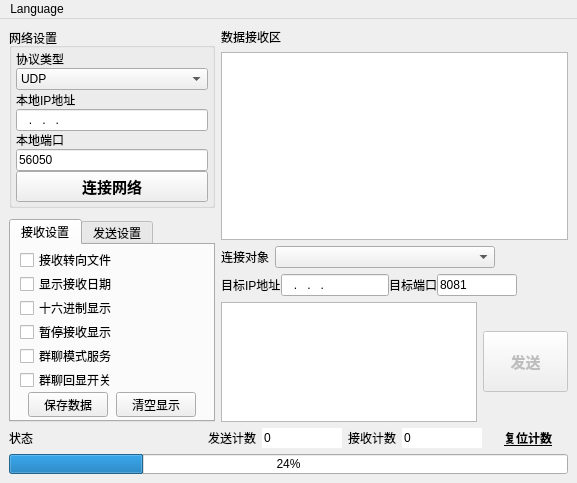
<?xml version="1.0" encoding="UTF-8"?>
<ui version="4.0">
 <class>MainWindow</class>
 <widget class="QMainWindow" name="MainWindow">
  <property name="geometry">
   <rect>
    <x>0</x>
    <y>0</y>
    <width>577</width>
    <height>483</height>
   </rect>
  </property>
  <property name="windowTitle">
   <string>网络调试助手</string>
  </property>
  <widget class="QWidget" name="centralwidget">
   <layout class="QVBoxLayout" name="verticalLayout_3">
    <item>
     <layout class="QHBoxLayout" name="horizontalLayout_5">
      <item>
       <layout class="QVBoxLayout" name="verticalLayout">
        <property name="spacing">
         <number>2</number>
        </property>
        <item>
         <widget class="QGroupBox" name="groupBox_2">
          <property name="sizePolicy">
           <sizepolicy hsizetype="Expanding" vsizetype="Expanding">
            <horstretch>0</horstretch>
            <verstretch>0</verstretch>
           </sizepolicy>
          </property>
          <property name="minimumSize">
           <size>
            <width>160</width>
            <height>180</height>
           </size>
          </property>
          <property name="maximumSize">
           <size>
            <width>350</width>
            <height>500</height>
           </size>
          </property>
          <property name="autoFillBackground">
           <bool>true</bool>
          </property>
          <property name="title">
           <string>网络设置</string>
          </property>
          <property name="alignment">
           <set>Qt::AlignLeading|Qt::AlignLeft|Qt::AlignTop</set>
          </property>
          <property name="flat">
           <bool>false</bool>
          </property>
          <property name="checkable">
           <bool>false</bool>
          </property>
          <layout class="QVBoxLayout" name="verticalLayout_7">
           <property name="spacing">
            <number>0</number>
           </property>
           <property name="leftMargin">
            <number>4</number>
           </property>
           <property name="topMargin">
            <number>2</number>
           </property>
           <property name="rightMargin">
            <number>4</number>
           </property>
           <property name="bottomMargin">
            <number>3</number>
           </property>
           <item>
            <widget class="QLabel" name="label">
             <property name="lineWidth">
              <number>0</number>
             </property>
             <property name="text">
              <string>协议类型</string>
             </property>
             <property name="margin">
              <number>0</number>
             </property>
            </widget>
           </item>
           <item>
            <widget class="QComboBox" name="cBoxNetType">
             <property name="sizePolicy">
              <sizepolicy hsizetype="Preferred" vsizetype="Preferred">
               <horstretch>0</horstretch>
               <verstretch>0</verstretch>
              </sizepolicy>
             </property>
             <item>
              <property name="text">
               <string>UDP</string>
              </property>
             </item>
             <item>
              <property name="text">
               <string>TCP服务器</string>
              </property>
             </item>
             <item>
              <property name="text">
               <string>TCP客户端</string>
              </property>
             </item>
            </widget>
           </item>
           <item>
            <widget class="QLabel" name="label_IP">
             <property name="text">
              <string>本地IP地址</string>
             </property>
            </widget>
           </item>
           <item>
            <widget class="QLineEdit" name="lEditIpAddr">
             <property name="sizePolicy">
              <sizepolicy hsizetype="Preferred" vsizetype="Preferred">
               <horstretch>0</horstretch>
               <verstretch>0</verstretch>
              </sizepolicy>
             </property>
             <property name="inputMask">
              <string>000.000.000.000</string>
             </property>
            </widget>
           </item>
           <item>
            <widget class="QLabel" name="label_Port">
             <property name="text">
              <string>本地端口</string>
             </property>
            </widget>
           </item>
           <item>
            <widget class="QLineEdit" name="lEditIpPort">
             <property name="sizePolicy">
              <sizepolicy hsizetype="Preferred" vsizetype="Preferred">
               <horstretch>0</horstretch>
               <verstretch>0</verstretch>
              </sizepolicy>
             </property>
             <property name="layoutDirection">
              <enum>Qt::LeftToRight</enum>
             </property>
             <property name="inputMask">
              <string/>
             </property>
             <property name="text">
              <string>56050</string>
             </property>
            </widget>
           </item>
           <item>
            <widget class="QPushButton" name="pBtnNetCnnt">
             <property name="sizePolicy">
              <sizepolicy hsizetype="Preferred" vsizetype="Preferred">
               <horstretch>0</horstretch>
               <verstretch>0</verstretch>
              </sizepolicy>
             </property>
             <property name="minimumSize">
              <size>
               <width>0</width>
               <height>30</height>
              </size>
             </property>
             <property name="maximumSize">
              <size>
               <width>350</width>
               <height>60</height>
              </size>
             </property>
             <property name="font">
              <font>
               <pointsize>11</pointsize>
               <weight>75</weight>
               <bold>true</bold>
              </font>
             </property>
             <property name="text">
              <string>连接网络</string>
             </property>
             <property name="icon">
              <iconset>
               <activeoff>NetOff.png</activeoff>
               <activeon>NetOn.png</activeon>
               <selectedoff>:/mqrc/mqrc/NetOff.png</selectedoff>
               <selectedon>:/mqrc/mqrc/NetOn.png</selectedon>
              </iconset>
             </property>
             <property name="iconSize">
              <size>
               <width>20</width>
               <height>20</height>
              </size>
             </property>
             <property name="checkable">
              <bool>true</bool>
             </property>
            </widget>
           </item>
          </layout>
         </widget>
        </item>
        <item>
         <spacer name="verticalSpacer_2">
          <property name="orientation">
           <enum>Qt::Vertical</enum>
          </property>
          <property name="sizeHint" stdset="0">
           <size>
            <width>152</width>
            <height>13</height>
           </size>
          </property>
         </spacer>
        </item>
        <item>
         <widget class="QTabWidget" name="Tabs_SndRcv">
          <property name="sizePolicy">
           <sizepolicy hsizetype="Expanding" vsizetype="Expanding">
            <horstretch>0</horstretch>
            <verstretch>0</verstretch>
           </sizepolicy>
          </property>
          <property name="minimumSize">
           <size>
            <width>165</width>
            <height>150</height>
           </size>
          </property>
          <property name="maximumSize">
           <size>
            <width>350</width>
            <height>500</height>
           </size>
          </property>
          <property name="currentIndex">
           <number>0</number>
          </property>
          <widget class="QWidget" name="tab">
           <attribute name="title">
            <string>接收设置</string>
           </attribute>
           <layout class="QVBoxLayout" name="verticalLayout_8">
            <property name="spacing">
             <number>2</number>
            </property>
            <property name="topMargin">
             <number>3</number>
            </property>
            <property name="bottomMargin">
             <number>3</number>
            </property>
            <item>
             <layout class="QVBoxLayout" name="verticalLayout_5">
              <property name="spacing">
               <number>0</number>
              </property>
              <property name="bottomMargin">
               <number>0</number>
              </property>
              <item>
               <layout class="QVBoxLayout" name="verticalLayout_4">
                <property name="spacing">
                 <number>0</number>
                </property>
                <item>
                 <widget class="QCheckBox" name="StartRcvFile">
                  <property name="sizePolicy">
                   <sizepolicy hsizetype="Preferred" vsizetype="Fixed">
                    <horstretch>0</horstretch>
                    <verstretch>0</verstretch>
                   </sizepolicy>
                  </property>
                  <property name="text">
                   <string>接收转向文件</string>
                  </property>
                 </widget>
                </item>
                <item>
                 <widget class="QCheckBox" name="cBox_ShowRcvTime">
                  <property name="sizePolicy">
                   <sizepolicy hsizetype="Preferred" vsizetype="Fixed">
                    <horstretch>0</horstretch>
                    <verstretch>0</verstretch>
                   </sizepolicy>
                  </property>
                  <property name="text">
                   <string>显示接收日期</string>
                  </property>
                 </widget>
                </item>
                <item>
                 <widget class="QCheckBox" name="cBox_RcvHexDisp">
                  <property name="sizePolicy">
                   <sizepolicy hsizetype="Preferred" vsizetype="Fixed">
                    <horstretch>0</horstretch>
                    <verstretch>0</verstretch>
                   </sizepolicy>
                  </property>
                  <property name="text">
                   <string>十六进制显示</string>
                  </property>
                 </widget>
                </item>
                <item>
                 <widget class="QCheckBox" name="cBox_PauseShowRcv">
                  <property name="sizePolicy">
                   <sizepolicy hsizetype="Preferred" vsizetype="Fixed">
                    <horstretch>0</horstretch>
                    <verstretch>0</verstretch>
                   </sizepolicy>
                  </property>
                  <property name="text">
                   <string>暂停接收显示</string>
                  </property>
                 </widget>
                </item>
                <item>
                 <widget class="QCheckBox" name="cBox_chatMode">
                  <property name="sizePolicy">
                   <sizepolicy hsizetype="Preferred" vsizetype="Fixed">
                    <horstretch>0</horstretch>
                    <verstretch>0</verstretch>
                   </sizepolicy>
                  </property>
                  <property name="text">
                   <string>群聊模式服务</string>
                  </property>
                 </widget>
                </item>
                <item>
                 <widget class="QCheckBox" name="cBox_echoMode">
                  <property name="sizePolicy">
                   <sizepolicy hsizetype="Preferred" vsizetype="Fixed">
                    <horstretch>0</horstretch>
                    <verstretch>0</verstretch>
                   </sizepolicy>
                  </property>
                  <property name="text">
                   <string>群聊回显开关</string>
                  </property>
                 </widget>
                </item>
               </layout>
              </item>
              <item>
               <spacer name="verticalSpacer">
                <property name="orientation">
                 <enum>Qt::Vertical</enum>
                </property>
                <property name="sizeHint" stdset="0">
                 <size>
                  <width>20</width>
                  <height>0</height>
                 </size>
                </property>
               </spacer>
              </item>
              <item>
               <layout class="QHBoxLayout" name="horizontalLayout_6">
                <item>
                 <widget class="QPushButton" name="pBtnSaveRcvData">
                  <property name="sizePolicy">
                   <sizepolicy hsizetype="Fixed" vsizetype="Fixed">
                    <horstretch>0</horstretch>
                    <verstretch>0</verstretch>
                   </sizepolicy>
                  </property>
                  <property name="minimumSize">
                   <size>
                    <width>0</width>
                    <height>24</height>
                   </size>
                  </property>
                  <property name="text">
                   <string>保存数据</string>
                  </property>
                 </widget>
                </item>
                <item>
                 <widget class="QPushButton" name="pBtnClearRcvDisp">
                  <property name="sizePolicy">
                   <sizepolicy hsizetype="Fixed" vsizetype="Fixed">
                    <horstretch>0</horstretch>
                    <verstretch>0</verstretch>
                   </sizepolicy>
                  </property>
                  <property name="minimumSize">
                   <size>
                    <width>0</width>
                    <height>24</height>
                   </size>
                  </property>
                  <property name="text">
                   <string>清空显示</string>
                  </property>
                 </widget>
                </item>
               </layout>
              </item>
             </layout>
            </item>
           </layout>
          </widget>
          <widget class="QWidget" name="tab_2">
           <attribute name="title">
            <string>发送设置</string>
           </attribute>
           <layout class="QVBoxLayout" name="verticalLayout_9">
            <property name="spacing">
             <number>2</number>
            </property>
            <property name="topMargin">
             <number>3</number>
            </property>
            <property name="bottomMargin">
             <number>3</number>
            </property>
            <item>
             <layout class="QVBoxLayout" name="verticalLayout_6">
              <property name="spacing">
               <number>0</number>
              </property>
              <item>
               <widget class="QCheckBox" name="cBoxStartSndFile">
                <property name="sizePolicy">
                 <sizepolicy hsizetype="Minimum" vsizetype="Minimum">
                  <horstretch>0</horstretch>
                  <verstretch>0</verstretch>
                 </sizepolicy>
                </property>
                <property name="text">
                 <string>启用文件数据源...</string>
                </property>
               </widget>
              </item>
              <item>
               <widget class="QCheckBox" name="cBox_AntoClearSnd">
                <property name="sizePolicy">
                 <sizepolicy hsizetype="Minimum" vsizetype="Minimum">
                  <horstretch>0</horstretch>
                  <verstretch>0</verstretch>
                 </sizepolicy>
                </property>
                <property name="text">
                 <string>发送完自动清空</string>
                </property>
               </widget>
              </item>
              <item>
               <widget class="QCheckBox" name="cBox_SndHexDisp">
                <property name="sizePolicy">
                 <sizepolicy hsizetype="Minimum" vsizetype="Minimum">
                  <horstretch>0</horstretch>
                  <verstretch>0</verstretch>
                 </sizepolicy>
                </property>
                <property name="text">
                 <string>按十六进制发送</string>
                </property>
               </widget>
              </item>
              <item>
               <widget class="QCheckBox" name="cBoxLoopSnd">
                <property name="sizePolicy">
                 <sizepolicy hsizetype="Minimum" vsizetype="Minimum">
                  <horstretch>0</horstretch>
                  <verstretch>0</verstretch>
                 </sizepolicy>
                </property>
                <property name="text">
                 <string>数据源循环发送</string>
                </property>
               </widget>
              </item>
              <item>
               <layout class="QHBoxLayout" name="horizontalLayout_7">
                <property name="spacing">
                 <number>1</number>
                </property>
                <item>
                 <widget class="QLabel" name="label_4">
                  <property name="enabled">
                   <bool>true</bool>
                  </property>
                  <property name="sizePolicy">
                   <sizepolicy hsizetype="Preferred" vsizetype="Preferred">
                    <horstretch>0</horstretch>
                    <verstretch>0</verstretch>
                   </sizepolicy>
                  </property>
                  <property name="baseSize">
                   <size>
                    <width>0</width>
                    <height>0</height>
                   </size>
                  </property>
                  <property name="text">
                   <string>间隔</string>
                  </property>
                  <property name="textFormat">
                   <enum>Qt::PlainText</enum>
                  </property>
                  <property name="scaledContents">
                   <bool>false</bool>
                  </property>
                  <property name="alignment">
                   <set>Qt::AlignLeading|Qt::AlignLeft|Qt::AlignVCenter</set>
                  </property>
                 </widget>
                </item>
                <item>
                 <widget class="QLineEdit" name="lEdit_Interval_ms">
                  <property name="maximumSize">
                   <size>
                    <width>70</width>
                    <height>16777215</height>
                   </size>
                  </property>
                  <property name="inputMask">
                   <string>D9999</string>
                  </property>
                  <property name="text">
                   <string>1000</string>
                  </property>
                 </widget>
                </item>
                <item>
                 <widget class="QLabel" name="label_5">
                  <property name="text">
                   <string>毫秒</string>
                  </property>
                  <property name="alignment">
                   <set>Qt::AlignLeading|Qt::AlignLeft|Qt::AlignVCenter</set>
                  </property>
                 </widget>
                </item>
                <item>
                 <spacer name="horizontalSpacer_2">
                  <property name="orientation">
                   <enum>Qt::Horizontal</enum>
                  </property>
                  <property name="sizeHint" stdset="0">
                   <size>
                    <width>20</width>
                    <height>20</height>
                   </size>
                  </property>
                 </spacer>
                </item>
               </layout>
              </item>
              <item>
               <spacer name="verticalSpacer_4">
                <property name="orientation">
                 <enum>Qt::Vertical</enum>
                </property>
                <property name="sizeHint" stdset="0">
                 <size>
                  <width>135</width>
                  <height>13</height>
                 </size>
                </property>
               </spacer>
              </item>
              <item>
               <layout class="QHBoxLayout" name="horizontalLayout_8">
                <property name="spacing">
                 <number>1</number>
                </property>
                <item>
                 <widget class="QPushButton" name="pBtnLoadSndData">
                  <property name="sizePolicy">
                   <sizepolicy hsizetype="Fixed" vsizetype="Fixed">
                    <horstretch>0</horstretch>
                    <verstretch>0</verstretch>
                   </sizepolicy>
                  </property>
                  <property name="minimumSize">
                   <size>
                    <width>0</width>
                    <height>24</height>
                   </size>
                  </property>
                  <property name="text">
                   <string>载入数据</string>
                  </property>
                 </widget>
                </item>
                <item>
                 <widget class="QPushButton" name="pBtnClearSndDisp">
                  <property name="sizePolicy">
                   <sizepolicy hsizetype="Fixed" vsizetype="Fixed">
                    <horstretch>0</horstretch>
                    <verstretch>0</verstretch>
                   </sizepolicy>
                  </property>
                  <property name="minimumSize">
                   <size>
                    <width>0</width>
                    <height>24</height>
                   </size>
                  </property>
                  <property name="text">
                   <string>清空显示</string>
                  </property>
                 </widget>
                </item>
               </layout>
              </item>
             </layout>
            </item>
           </layout>
          </widget>
         </widget>
        </item>
       </layout>
      </item>
      <item>
       <layout class="QVBoxLayout" name="verticalLayout_2">
        <item>
         <layout class="QGridLayout" name="gridLayout">
          <item row="1" column="0">
           <widget class="QPlainTextEdit" name="ReceiveTextEdit">
            <property name="readOnly">
             <bool>true</bool>
            </property>
           </widget>
          </item>
          <item row="0" column="0">
           <widget class="QLabel" name="label_9">
            <property name="text">
             <string>数据接收区</string>
            </property>
           </widget>
          </item>
         </layout>
        </item>
        <item>
         <layout class="QHBoxLayout" name="horizontalLayout_3">
          <item>
           <widget class="QLabel" name="labelClients">
            <property name="sizePolicy">
             <sizepolicy hsizetype="Fixed" vsizetype="Preferred">
              <horstretch>0</horstretch>
              <verstretch>0</verstretch>
             </sizepolicy>
            </property>
            <property name="text">
             <string>连接对象</string>
            </property>
           </widget>
          </item>
          <item>
           <widget class="QComboBox" name="cBoxClients">
            <property name="sizePolicy">
             <sizepolicy hsizetype="Expanding" vsizetype="Preferred">
              <horstretch>0</horstretch>
              <verstretch>0</verstretch>
             </sizepolicy>
            </property>
            <property name="minimumSize">
             <size>
              <width>220</width>
              <height>0</height>
             </size>
            </property>
            <property name="maximumSize">
             <size>
              <width>400</width>
              <height>60</height>
             </size>
            </property>
           </widget>
          </item>
          <item>
           <widget class="QLabel" name="labelSpaceClients">
            <property name="sizePolicy">
             <sizepolicy hsizetype="Expanding" vsizetype="Fixed">
              <horstretch>0</horstretch>
              <verstretch>0</verstretch>
             </sizepolicy>
            </property>
            <property name="minimumSize">
             <size>
              <width>0</width>
              <height>0</height>
             </size>
            </property>
            <property name="text">
             <string/>
            </property>
           </widget>
          </item>
         </layout>
        </item>
        <item>
         <layout class="QHBoxLayout" name="horizontalLayout_2">
          <property name="spacing">
           <number>0</number>
          </property>
          <item>
           <widget class="QLabel" name="labelUdp">
            <property name="sizePolicy">
             <sizepolicy hsizetype="Fixed" vsizetype="Preferred">
              <horstretch>0</horstretch>
              <verstretch>0</verstretch>
             </sizepolicy>
            </property>
            <property name="text">
             <string>目标IP地址</string>
            </property>
           </widget>
          </item>
          <item>
           <widget class="QLineEdit" name="lEditUdpIP">
            <property name="sizePolicy">
             <sizepolicy hsizetype="Preferred" vsizetype="Preferred">
              <horstretch>0</horstretch>
              <verstretch>0</verstretch>
             </sizepolicy>
            </property>
            <property name="minimumSize">
             <size>
              <width>80</width>
              <height>0</height>
             </size>
            </property>
            <property name="maximumSize">
             <size>
              <width>160</width>
              <height>16777215</height>
             </size>
            </property>
            <property name="inputMask">
             <string>000.000.000.000</string>
            </property>
            <property name="text">
             <string>...</string>
            </property>
           </widget>
          </item>
          <item>
           <widget class="QLabel" name="labelUdp1">
            <property name="sizePolicy">
             <sizepolicy hsizetype="Preferred" vsizetype="Preferred">
              <horstretch>0</horstretch>
              <verstretch>0</verstretch>
             </sizepolicy>
            </property>
            <property name="text">
             <string>目标端口</string>
            </property>
           </widget>
          </item>
          <item>
           <widget class="QLineEdit" name="lEditUdpPort">
            <property name="sizePolicy">
             <sizepolicy hsizetype="Preferred" vsizetype="Preferred">
              <horstretch>0</horstretch>
              <verstretch>0</verstretch>
             </sizepolicy>
            </property>
            <property name="minimumSize">
             <size>
              <width>40</width>
              <height>0</height>
             </size>
            </property>
            <property name="maximumSize">
             <size>
              <width>80</width>
              <height>16777215</height>
             </size>
            </property>
            <property name="inputMask">
             <string/>
            </property>
            <property name="text">
             <string>8081</string>
            </property>
           </widget>
          </item>
          <item>
           <widget class="QLabel" name="labelSpaceUdp">
            <property name="sizePolicy">
             <sizepolicy hsizetype="Expanding" vsizetype="Fixed">
              <horstretch>0</horstretch>
              <verstretch>0</verstretch>
             </sizepolicy>
            </property>
            <property name="minimumSize">
             <size>
              <width>0</width>
              <height>0</height>
             </size>
            </property>
            <property name="lineWidth">
             <number>0</number>
            </property>
            <property name="text">
             <string/>
            </property>
           </widget>
          </item>
         </layout>
        </item>
        <item>
         <layout class="QHBoxLayout" name="horizontalLayout_4">
          <item>
           <widget class="QPlainTextEdit" name="tEditSendText">
            <property name="sizePolicy">
             <sizepolicy hsizetype="Expanding" vsizetype="Fixed">
              <horstretch>0</horstretch>
              <verstretch>0</verstretch>
             </sizepolicy>
            </property>
            <property name="maximumSize">
             <size>
              <width>16777215</width>
              <height>120</height>
             </size>
            </property>
           </widget>
          </item>
          <item>
           <widget class="QPushButton" name="pBtnSendData">
            <property name="enabled">
             <bool>false</bool>
            </property>
            <property name="sizePolicy">
             <sizepolicy hsizetype="Fixed" vsizetype="Fixed">
              <horstretch>0</horstretch>
              <verstretch>0</verstretch>
             </sizepolicy>
            </property>
            <property name="minimumSize">
             <size>
              <width>85</width>
              <height>61</height>
             </size>
            </property>
            <property name="maximumSize">
             <size>
              <width>75</width>
              <height>61</height>
             </size>
            </property>
            <property name="font">
             <font>
              <family>SimSun-ExtB</family>
              <pointsize>11</pointsize>
              <weight>75</weight>
              <bold>true</bold>
             </font>
            </property>
            <property name="text">
             <string>发送</string>
            </property>
           </widget>
          </item>
         </layout>
        </item>
       </layout>
      </item>
     </layout>
    </item>
    <item>
     <layout class="QHBoxLayout" name="horizontalLayout">
      <item>
       <widget class="QLabel" name="label_2">
        <property name="text">
         <string>状态</string>
        </property>
       </widget>
      </item>
      <item>
       <widget class="QLabel" name="CurState">
        <property name="minimumSize">
         <size>
          <width>120</width>
          <height>16</height>
         </size>
        </property>
        <property name="styleSheet">
         <string notr="true"/>
        </property>
        <property name="text">
         <string/>
        </property>
       </widget>
      </item>
      <item>
       <spacer name="horizontalSpacer">
        <property name="orientation">
         <enum>Qt::Horizontal</enum>
        </property>
        <property name="sizeHint" stdset="0">
         <size>
          <width>20</width>
          <height>20</height>
         </size>
        </property>
       </spacer>
      </item>
      <item>
       <widget class="QLabel" name="label_6">
        <property name="sizePolicy">
         <sizepolicy hsizetype="Preferred" vsizetype="Preferred">
          <horstretch>0</horstretch>
          <verstretch>0</verstretch>
         </sizepolicy>
        </property>
        <property name="minimumSize">
         <size>
          <width>0</width>
          <height>16</height>
         </size>
        </property>
        <property name="maximumSize">
         <size>
          <width>16777215</width>
          <height>36</height>
         </size>
        </property>
        <property name="text">
         <string>发送计数</string>
        </property>
       </widget>
      </item>
      <item>
       <widget class="QLineEdit" name="lEdit_SndCnt">
        <property name="minimumSize">
         <size>
          <width>50</width>
          <height>16</height>
         </size>
        </property>
        <property name="maximumSize">
         <size>
          <width>80</width>
          <height>36</height>
         </size>
        </property>
        <property name="styleSheet">
         <string notr="true">border-color: rgb(85, 255, 255);</string>
        </property>
        <property name="text">
         <string>0</string>
        </property>
        <property name="frame">
         <bool>false</bool>
        </property>
        <property name="readOnly">
         <bool>true</bool>
        </property>
       </widget>
      </item>
      <item>
       <widget class="QLabel" name="label_7">
        <property name="sizePolicy">
         <sizepolicy hsizetype="Preferred" vsizetype="Fixed">
          <horstretch>0</horstretch>
          <verstretch>0</verstretch>
         </sizepolicy>
        </property>
        <property name="minimumSize">
         <size>
          <width>0</width>
          <height>20</height>
         </size>
        </property>
        <property name="maximumSize">
         <size>
          <width>16777215</width>
          <height>36</height>
         </size>
        </property>
        <property name="text">
         <string>接收计数</string>
        </property>
       </widget>
      </item>
      <item>
       <widget class="QLineEdit" name="lEdit_RcvCnt">
        <property name="sizePolicy">
         <sizepolicy hsizetype="Fixed" vsizetype="Fixed">
          <horstretch>0</horstretch>
          <verstretch>0</verstretch>
         </sizepolicy>
        </property>
        <property name="minimumSize">
         <size>
          <width>50</width>
          <height>16</height>
         </size>
        </property>
        <property name="maximumSize">
         <size>
          <width>80</width>
          <height>36</height>
         </size>
        </property>
        <property name="autoFillBackground">
         <bool>false</bool>
        </property>
        <property name="text">
         <string>0</string>
        </property>
        <property name="frame">
         <bool>false</bool>
        </property>
        <property name="readOnly">
         <bool>true</bool>
        </property>
       </widget>
      </item>
      <item>
       <widget class="QPushButton" name="pBtnResetCnt">
        <property name="minimumSize">
         <size>
          <width>70</width>
          <height>16</height>
         </size>
        </property>
        <property name="maximumSize">
         <size>
          <width>160</width>
          <height>40</height>
         </size>
        </property>
        <property name="font">
         <font>
          <weight>75</weight>
          <bold>true</bold>
          <underline>true</underline>
         </font>
        </property>
        <property name="cursor">
         <cursorShape>PointingHandCursor</cursorShape>
        </property>
        <property name="styleSheet">
         <string notr="true"/>
        </property>
        <property name="text">
         <string>复位计数</string>
        </property>
        <property name="autoDefault">
         <bool>true</bool>
        </property>
        <property name="flat">
         <bool>true</bool>
        </property>
       </widget>
      </item>
     </layout>
    </item>
    <item>
     <widget class="QProgressBar" name="SndProgressBar">
      <property name="maximumSize">
       <size>
        <width>16777215</width>
        <height>20</height>
       </size>
      </property>
      <property name="value">
       <number>24</number>
      </property>
      <property name="textVisible">
       <bool>true</bool>
      </property>
     </widget>
    </item>
   </layout>
  </widget>
  <widget class="QMenuBar" name="menubar">
   <property name="geometry">
    <rect>
     <x>0</x>
     <y>0</y>
     <width>577</width>
     <height>22</height>
    </rect>
   </property>
   <widget class="QMenu" name="menu">
    <property name="title">
     <string>Language</string>
    </property>
    <addaction name="actionChinese"/>
    <addaction name="actionEnglish"/>
   </widget>
   <addaction name="menu"/>
  </widget>
  <action name="actionChinese">
   <property name="text">
    <string>中文</string>
   </property>
  </action>
  <action name="actionEnglish">
   <property name="text">
    <string>English</string>
   </property>
  </action>
 </widget>
 <resources/>
 <connections/>
</ui>
